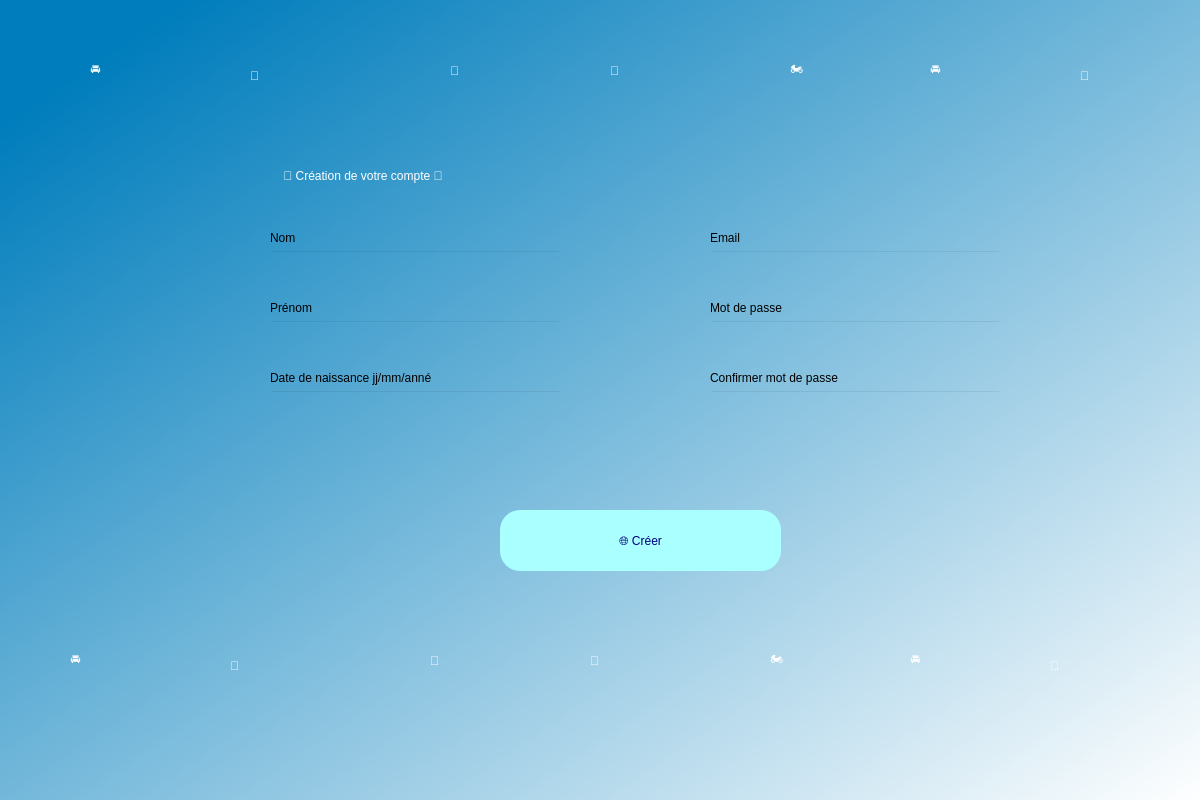
<?xml version="1.0" encoding="UTF-8"?>
<ui version="4.0">
 <class>Dialog</class>
 <widget class="QDialog" name="Dialog">
  <property name="geometry">
   <rect>
    <x>0</x>
    <y>0</y>
    <width>1200</width>
    <height>800</height>
   </rect>
  </property>
  <property name="windowTitle">
   <string>Dialog</string>
  </property>
  <widget class="QWidget" name="widget" native="true">
   <property name="geometry">
    <rect>
     <x>-10</x>
     <y>0</y>
     <width>1211</width>
     <height>801</height>
    </rect>
   </property>
   <property name="styleSheet">
    <string notr="true">QWidget#widget{
background-color: qlineargradient(spread:pad, x1:0.066, y1:0.097, x2:1, y2:1, stop:0 rgba(0, 125, 188, 255), stop:1 rgba(255, 255, 255, 255));}</string>
   </property>
   <widget class="QPushButton" name="signup">
    <property name="geometry">
     <rect>
      <x>510</x>
      <y>510</y>
      <width>281</width>
      <height>61</height>
     </rect>
    </property>
    <property name="styleSheet">
     <string notr="true">border-radius:20px; 
color: rgb(0, 0, 127);
font: 20pt &quot;MS Shell Dlg 2&quot;;
background-color: rgb(170, 255, 255);</string>
    </property>
    <property name="text">
     <string>🌐 Créer</string>
    </property>
   </widget>
   <widget class="QLabel" name="label">
    <property name="geometry">
     <rect>
      <x>290</x>
      <y>140</y>
      <width>721</width>
      <height>71</height>
     </rect>
    </property>
    <property name="styleSheet">
     <string notr="true">font: 36pt &quot;MS Shell Dlg 2&quot;;
color: rgb(255, 255, 255);</string>
    </property>
    <property name="text">
     <string> 🐔 Création de votre compte 🐔</string>
    </property>
   </widget>
   <widget class="QLineEdit" name="emailfield">
    <property name="geometry">
     <rect>
      <x>720</x>
      <y>250</y>
      <width>291</width>
      <height>31</height>
     </rect>
    </property>
    <property name="styleSheet">
     <string notr="true">background-color: rgba(0,0,0,0);
font: 12pt &quot;MS Shell Dlg 2&quot;;</string>
    </property>
   </widget>
   <widget class="QLineEdit" name="passwordfield">
    <property name="geometry">
     <rect>
      <x>720</x>
      <y>320</y>
      <width>291</width>
      <height>31</height>
     </rect>
    </property>
    <property name="styleSheet">
     <string notr="true">background-color: rgba(0,0,0,0);
font: 12pt &quot;MS Shell Dlg 2&quot;;</string>
    </property>
   </widget>
   <widget class="QLabel" name="label_3">
    <property name="geometry">
     <rect>
      <x>720</x>
      <y>230</y>
      <width>61</width>
      <height>16</height>
     </rect>
    </property>
    <property name="text">
     <string>Email</string>
    </property>
   </widget>
   <widget class="QLabel" name="label_4">
    <property name="geometry">
     <rect>
      <x>720</x>
      <y>300</y>
      <width>81</width>
      <height>16</height>
     </rect>
    </property>
    <property name="text">
     <string>Mot de passe</string>
    </property>
   </widget>
   <widget class="QLineEdit" name="confirmpasswordfield">
    <property name="geometry">
     <rect>
      <x>720</x>
      <y>390</y>
      <width>291</width>
      <height>31</height>
     </rect>
    </property>
    <property name="styleSheet">
     <string notr="true">background-color: rgba(0,0,0,0);
font: 12pt &quot;MS Shell Dlg 2&quot;;</string>
    </property>
   </widget>
   <widget class="QLabel" name="label_5">
    <property name="geometry">
     <rect>
      <x>720</x>
      <y>370</y>
      <width>131</width>
      <height>16</height>
     </rect>
    </property>
    <property name="text">
     <string>Confirmer mot de passe</string>
    </property>
   </widget>
   <widget class="QLabel" name="error">
    <property name="geometry">
     <rect>
      <x>510</x>
      <y>460</y>
      <width>301</width>
      <height>21</height>
     </rect>
    </property>
    <property name="styleSheet">
     <string notr="true">font: 12pt &quot;MS Shell Dlg 2&quot;;
color: rgb(255, 0, 4);</string>
    </property>
    <property name="text">
     <string/>
    </property>
   </widget>
   <widget class="QLabel" name="label_6">
    <property name="geometry">
     <rect>
      <x>280</x>
      <y>300</y>
      <width>81</width>
      <height>16</height>
     </rect>
    </property>
    <property name="text">
     <string>Prénom</string>
    </property>
   </widget>
   <widget class="QLineEdit" name="nom">
    <property name="geometry">
     <rect>
      <x>280</x>
      <y>250</y>
      <width>291</width>
      <height>31</height>
     </rect>
    </property>
    <property name="styleSheet">
     <string notr="true">background-color: rgba(0,0,0,0);
font: 12pt &quot;MS Shell Dlg 2&quot;;</string>
    </property>
   </widget>
   <widget class="QLineEdit" name="birthday">
    <property name="geometry">
     <rect>
      <x>280</x>
      <y>390</y>
      <width>291</width>
      <height>31</height>
     </rect>
    </property>
    <property name="styleSheet">
     <string notr="true">background-color: rgba(0,0,0,0);
font: 12pt &quot;MS Shell Dlg 2&quot;;</string>
    </property>
   </widget>
   <widget class="QLabel" name="label_7">
    <property name="geometry">
     <rect>
      <x>280</x>
      <y>370</y>
      <width>161</width>
      <height>16</height>
     </rect>
    </property>
    <property name="text">
     <string>Date de naissance jj/mm/année</string>
    </property>
   </widget>
   <widget class="QLabel" name="label_8">
    <property name="geometry">
     <rect>
      <x>280</x>
      <y>230</y>
      <width>61</width>
      <height>16</height>
     </rect>
    </property>
    <property name="text">
     <string>Nom</string>
    </property>
   </widget>
   <widget class="QLineEdit" name="prenom">
    <property name="geometry">
     <rect>
      <x>280</x>
      <y>320</y>
      <width>291</width>
      <height>31</height>
     </rect>
    </property>
    <property name="styleSheet">
     <string notr="true">background-color: rgba(0,0,0,0);
font: 12pt &quot;MS Shell Dlg 2&quot;;</string>
    </property>
   </widget>
   <widget class="QLabel" name="label_9">
    <property name="geometry">
     <rect>
      <x>240</x>
      <y>640</y>
      <width>111</width>
      <height>51</height>
     </rect>
    </property>
    <property name="styleSheet">
     <string notr="true">color: rgb(255, 255, 255);
font: 16pt &quot;MS Shell Dlg 2&quot;;</string>
    </property>
    <property name="text">
     <string>🚗</string>
    </property>
   </widget>
   <widget class="QLabel" name="label_10">
    <property name="geometry">
     <rect>
      <x>440</x>
      <y>640</y>
      <width>91</width>
      <height>41</height>
     </rect>
    </property>
    <property name="styleSheet">
     <string notr="true">color: rgb(255, 255, 255);
font: 16pt &quot;MS Shell Dlg 2&quot;;</string>
    </property>
    <property name="text">
     <string>🚙</string>
    </property>
   </widget>
   <widget class="QLabel" name="label_11">
    <property name="geometry">
     <rect>
      <x>920</x>
      <y>640</y>
      <width>91</width>
      <height>41</height>
     </rect>
    </property>
    <property name="styleSheet">
     <string notr="true">color: rgb(255, 255, 255);
font: 16pt &quot;MS Shell Dlg 2&quot;;</string>
    </property>
    <property name="text">
     <string>🚘</string>
    </property>
   </widget>
   <widget class="QLabel" name="label_12">
    <property name="geometry">
     <rect>
      <x>600</x>
      <y>640</y>
      <width>91</width>
      <height>41</height>
     </rect>
    </property>
    <property name="styleSheet">
     <string notr="true">color: rgb(255, 255, 255);
font: 16pt &quot;MS Shell Dlg 2&quot;;</string>
    </property>
    <property name="text">
     <string>🚐</string>
    </property>
   </widget>
   <widget class="QLabel" name="label_13">
    <property name="geometry">
     <rect>
      <x>780</x>
      <y>640</y>
      <width>91</width>
      <height>41</height>
     </rect>
    </property>
    <property name="styleSheet">
     <string notr="true">color: rgb(255, 255, 255);
font: 16pt &quot;MS Shell Dlg 2&quot;;</string>
    </property>
    <property name="text">
     <string>🏍️</string>
    </property>
   </widget>
   <widget class="QLabel" name="label_14">
    <property name="geometry">
     <rect>
      <x>80</x>
      <y>640</y>
      <width>91</width>
      <height>41</height>
     </rect>
    </property>
    <property name="styleSheet">
     <string notr="true">color: rgb(255, 255, 255);
font: 16pt &quot;MS Shell Dlg 2&quot;;</string>
    </property>
    <property name="text">
     <string>🚘</string>
    </property>
   </widget>
   <widget class="QLabel" name="label_15">
    <property name="geometry">
     <rect>
      <x>1060</x>
      <y>640</y>
      <width>111</width>
      <height>51</height>
     </rect>
    </property>
    <property name="styleSheet">
     <string notr="true">color: rgb(255, 255, 255);
font: 16pt &quot;MS Shell Dlg 2&quot;;</string>
    </property>
    <property name="text">
     <string>🚗</string>
    </property>
   </widget>
   <widget class="QLabel" name="label_16">
    <property name="geometry">
     <rect>
      <x>460</x>
      <y>50</y>
      <width>91</width>
      <height>41</height>
     </rect>
    </property>
    <property name="styleSheet">
     <string notr="true">color: rgb(255, 255, 255);
font: 16pt &quot;MS Shell Dlg 2&quot;;</string>
    </property>
    <property name="text">
     <string>🚙</string>
    </property>
   </widget>
   <widget class="QLabel" name="label_17">
    <property name="geometry">
     <rect>
      <x>620</x>
      <y>50</y>
      <width>91</width>
      <height>41</height>
     </rect>
    </property>
    <property name="styleSheet">
     <string notr="true">color: rgb(255, 255, 255);
font: 16pt &quot;MS Shell Dlg 2&quot;;</string>
    </property>
    <property name="text">
     <string>🚐</string>
    </property>
   </widget>
   <widget class="QLabel" name="label_18">
    <property name="geometry">
     <rect>
      <x>100</x>
      <y>50</y>
      <width>91</width>
      <height>41</height>
     </rect>
    </property>
    <property name="styleSheet">
     <string notr="true">color: rgb(255, 255, 255);
font: 16pt &quot;MS Shell Dlg 2&quot;;</string>
    </property>
    <property name="text">
     <string>🚘</string>
    </property>
   </widget>
   <widget class="QLabel" name="label_19">
    <property name="geometry">
     <rect>
      <x>1090</x>
      <y>50</y>
      <width>111</width>
      <height>51</height>
     </rect>
    </property>
    <property name="styleSheet">
     <string notr="true">color: rgb(255, 255, 255);
font: 16pt &quot;MS Shell Dlg 2&quot;;</string>
    </property>
    <property name="text">
     <string>🚗</string>
    </property>
   </widget>
   <widget class="QLabel" name="label_20">
    <property name="geometry">
     <rect>
      <x>940</x>
      <y>50</y>
      <width>91</width>
      <height>41</height>
     </rect>
    </property>
    <property name="styleSheet">
     <string notr="true">color: rgb(255, 255, 255);
font: 16pt &quot;MS Shell Dlg 2&quot;;</string>
    </property>
    <property name="text">
     <string>🚘</string>
    </property>
   </widget>
   <widget class="QLabel" name="label_21">
    <property name="geometry">
     <rect>
      <x>260</x>
      <y>50</y>
      <width>111</width>
      <height>51</height>
     </rect>
    </property>
    <property name="styleSheet">
     <string notr="true">color: rgb(255, 255, 255);
font: 16pt &quot;MS Shell Dlg 2&quot;;</string>
    </property>
    <property name="text">
     <string>🚗</string>
    </property>
   </widget>
   <widget class="QLabel" name="label_22">
    <property name="geometry">
     <rect>
      <x>800</x>
      <y>50</y>
      <width>91</width>
      <height>41</height>
     </rect>
    </property>
    <property name="styleSheet">
     <string notr="true">color: rgb(255, 255, 255);
font: 16pt &quot;MS Shell Dlg 2&quot;;</string>
    </property>
    <property name="text">
     <string>🏍️</string>
    </property>
   </widget>
  </widget>
 </widget>
 <resources/>
 <connections/>
</ui>
